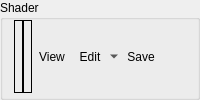
        <widget class="QGroupBox" name="dsShaderGroup">
         <property name="sizePolicy">
          <sizepolicy hsizetype="Preferred" vsizetype="Minimum">
           <horstretch>0</horstretch>
           <verstretch>0</verstretch>
          </sizepolicy>
         </property>
         <property name="title">
          <string>Shader</string>
         </property>
         <layout class="QHBoxLayout" name="horizontalLayout_10">
          <property name="spacing">
           <number>0</number>
          </property>
          <property name="topMargin">
           <number>0</number>
          </property>
          <property name="bottomMargin">
           <number>4</number>
          </property>
          <item>
           <widget class="RDLabel" name="dsShader">
            <property name="sizePolicy">
             <sizepolicy hsizetype="Minimum" vsizetype="MinimumExpanding">
              <horstretch>0</horstretch>
              <verstretch>0</verstretch>
             </sizepolicy>
            </property>
            <property name="frameShape">
             <enum>QFrame::Box</enum>
            </property>
           </widget>
          </item>
          <item>
           <widget class="RDLabel" name="dsShaderDebug">
            <property name="sizePolicy">
             <sizepolicy hsizetype="Minimum" vsizetype="MinimumExpanding">
              <horstretch>0</horstretch>
              <verstretch>0</verstretch>
             </sizepolicy>
            </property>
            <property name="frameShape">
             <enum>QFrame::Box</enum>
            </property>
           </widget>
          </item>
          <item>
           <widget class="QToolButton" name="dsShaderViewButton">
            <property name="cursor">
             <cursorShape>PointingHandCursor</cursorShape>
            </property>
            <property name="toolTip">
             <string>Open Shader Source</string>
            </property>
            <property name="text">
             <string>View</string>
            </property>
            <property name="icon">
             <iconset resource="../../Resources/resources.qrc">
              <normaloff>:/action.png</normaloff>:/action.png</iconset>
            </property>
            <property name="toolButtonStyle">
             <enum>Qt::ToolButtonTextBesideIcon</enum>
            </property>
            <property name="autoRaise">
             <bool>true</bool>
            </property>
           </widget>
          </item>
          <item>
           <widget class="QToolButton" name="dsShaderEditButton">
            <property name="toolTip">
             <string>Edit Shader</string>
            </property>
            <property name="text">
             <string>Edit</string>
            </property>
            <property name="icon">
             <iconset resource="../../Resources/resources.qrc">
              <normaloff>:/page_white_edit.png</normaloff>:/page_white_edit.png</iconset>
            </property>
            <property name="popupMode">
             <enum>QToolButton::MenuButtonPopup</enum>
            </property>
            <property name="toolButtonStyle">
             <enum>Qt::ToolButtonTextBesideIcon</enum>
            </property>
            <property name="autoRaise">
             <bool>true</bool>
            </property>
           </widget>
          </item>
          <item>
           <widget class="QToolButton" name="dsShaderSaveButton">
            <property name="toolTip">
             <string>Save Shader DXBC</string>
            </property>
            <property name="text">
             <string>Save</string>
            </property>
            <property name="icon">
             <iconset resource="../../Resources/resources.qrc">
              <normaloff>:/save.png</normaloff>:/save.png</iconset>
            </property>
            <property name="toolButtonStyle">
             <enum>Qt::ToolButtonTextBesideIcon</enum>
            </property>
            <property name="autoRaise">
             <bool>true</bool>
            </property>
           </widget>
          </item>
          <item>
           <spacer name="dsShaderSpacer">
            <property name="orientation">
             <enum>Qt::Horizontal</enum>
            </property>
            <property name="sizeHint" stdset="0">
             <size>
              <width>0</width>
              <height>0</height>
             </size>
            </property>
           </spacer>
          </item>
         </layout>
        </widget>
